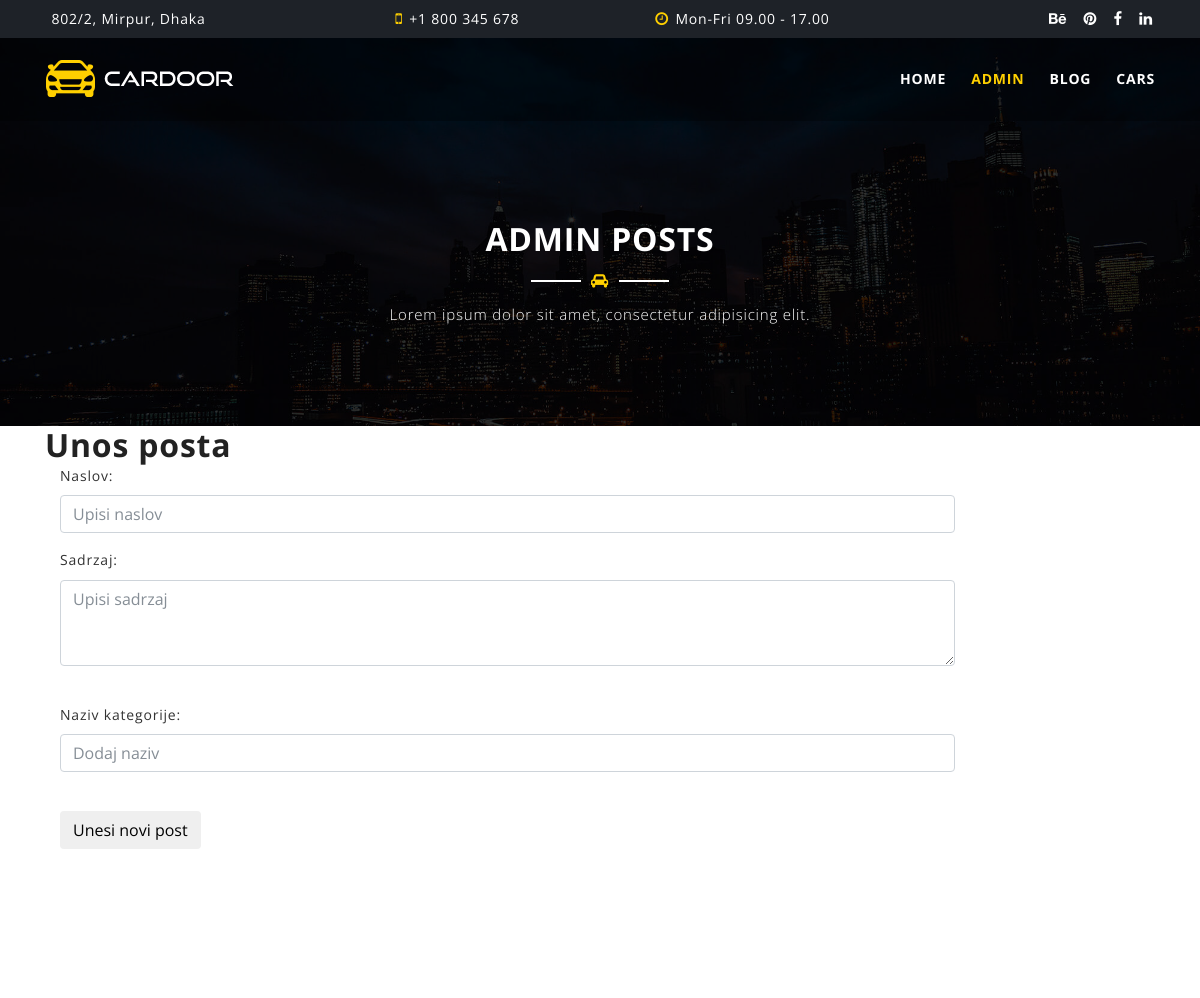
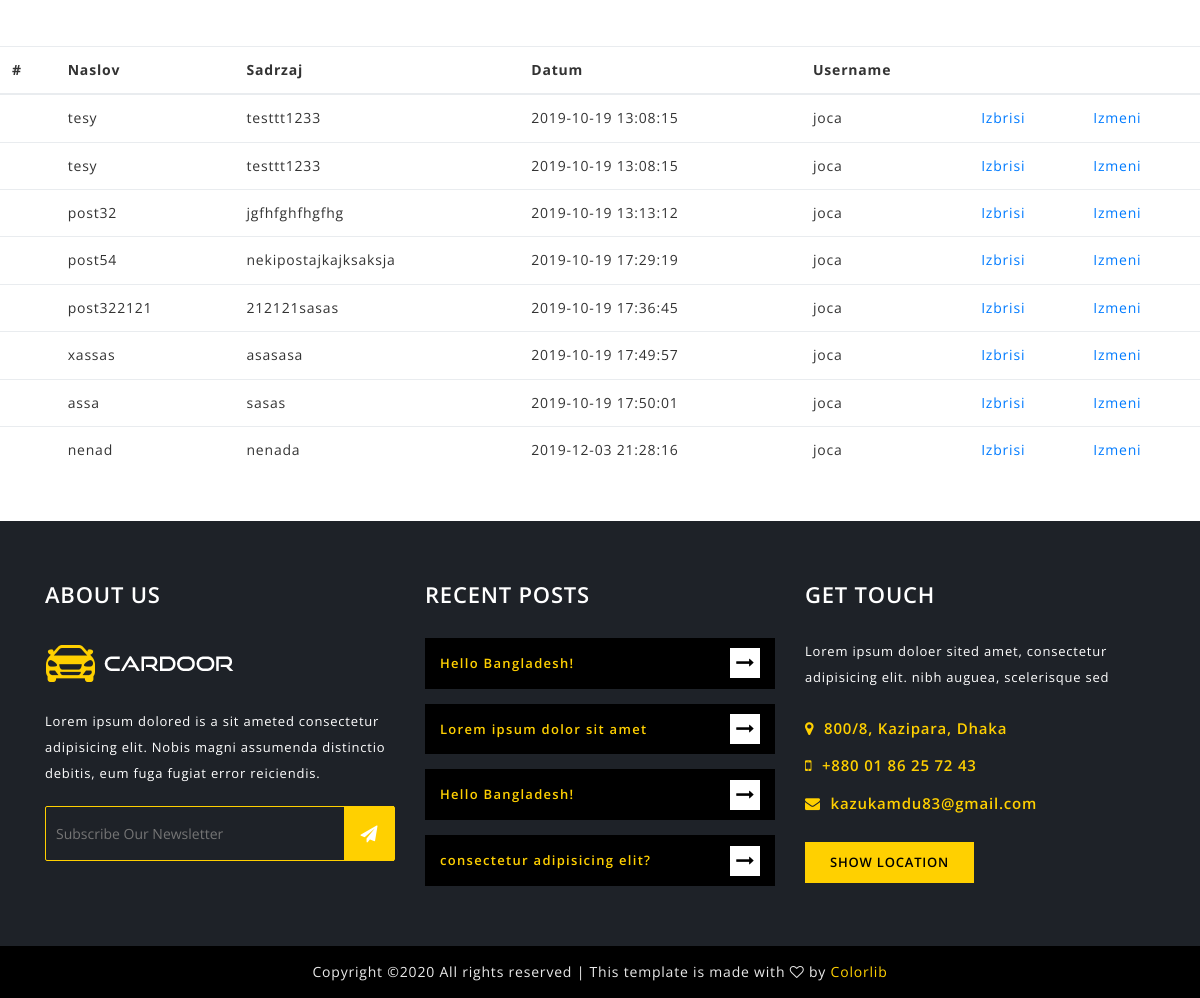
/admin.php?page=blog, run on the app's committed database (2 pictures, top to bottom).
### tables this page shows
CREATE TABLE `post` (
  `id` int(11) NOT NULL,
  `naslov` varchar(150) NOT NULL,
  `sadrzaj` varchar(10000) NOT NULL,
  `datum` datetime DEFAULT CURRENT_TIMESTAMP,
  `idKorisnik` int(11) NOT NULL
);

CREATE TABLE `korisnik` (
  `id` int(11) NOT NULL,
  `ime` varchar(30) NOT NULL,
  `prezime` varchar(50) NOT NULL,
  `password` varchar(20) NOT NULL,
  `email` varchar(90) NOT NULL,
  `username` varchar(50) NOT NULL,
  `idUloga` int(11) NOT NULL
);

### models/post/post.php (called while the page is built, shortened)
<?php
    function ispisivanjePostova() {
        global $konekcija;
        $query = "SELECT p.id AS idPost, p.naslov, p.sadrzaj, p.datum, k.username FROM post p INNER JOIN korisnik k
        ON p.idKorisnik = k.id";
        $prUpit = $konekcija->query($query);
        $post = $prUpit->fetchAll();
        return $post;
    }
 ?>

### views/admin/post.php (the view, shortened to what this page needs)
<section id="page-title-area" class="section-padding overlay">
    <div class="container">
        <div class="row">
            <div class="col-lg-12">
                <div class="section-title  text-center">
                    <h2>ADMIN POSTS</h2>
                    <span class="title-line"><i class="fa fa-car"></i></span>
                    <p>Lorem ipsum dolor sit amet, consectetur adipisicing elit.</p>
                </div>
            </div>
        </div>
    </div>
</section>
<div class="container">
  <h2>Unos posta</h2>
  <form class="form-horizontal" id="contactForm" action="admin/insert_post.php" method="POST">
    <div class="form-group">
      <label class="control-label col-sm-2">Naslov:</label>
      <div class="col-sm-10">
        <input type="text" class="form-control" placeholder="Upisi naslov" name="naslov" id="tbNaslov">
      </div>
    </div>
    <div class="form-group">
    <label class="control-label col-sm-2" for="exampleFormControlTextarea1">Sadrzaj:</label>
    <div class="col-sm-10">
      <textarea class="form-control" name="sadrzaj" rows="3" placeholder="Upisi sadrzaj" id="tbSadrzaj"></textarea>
    </div>
  </div><br>
  <div class="form-group">
  <label class="control-label col-sm-2">Naziv kategorije:</label>
  <div class="col-sm-10">
    <input type="text" class="form-control" name="naziv" placeholder="Dodaj naziv" id="tbNaziv">
  </div>
</div><br>
    <div class="form-group">
      <div class="col-sm-offset-2 col-sm-10">
        <button type="submit" class="btn btn-default" name="submit" id="btnSubmit">Unesi novi post</button>
      </div>
    </div>
  </form>
</div>
<div class="">
  <table class="table">
    <thead>
      <tr>
        <th scope="col">#</th>
        <th scope="col">Naslov</th>
        <th scope="col">Sadrzaj</th>
        <th scope="col">Datum</th>
        <th scope="col">Username</th>
        <th></th>
        <th></th>
      </tr>
    </thead>
    <tbody>
    	<?php
        require_once './models/post/post.php';
        $postovi = ispisivanjePostova();
        foreach($postovi as $p): ?>
      <tr>
        <th scope="row"></th>
        <td><?= $p->naslov ?></td>
        <td><?= $p->sadrzaj ?></td>
        <td><?= $p->datum ?></td>
        <td><?= $p->username ?></td>
        <td><a class="delete" href="#" data-mojIdPost="<?= $p->idPost ?>">Izbrisi</a></td><br>
        <td><a class="edit"  href="#" data-id="<?= $p->idPost ?>">Izmeni</a</td>
      </tr>
      <?php endforeach; ?>
    </tbody>
  </table>
</div>

### views/head.php (shortened to what this page needs)
<!DOCTYPE html>
<html class="no-js" lang="zxx">
<head>
    <link href="assets/css/bootstrap.min.css" rel="stylesheet">
    <link href="assets/css/plugins/slicknav.min.css" rel="stylesheet">
    <link href="assets/css/plugins/magnific-popup.css" rel="stylesheet">
    <link href="assets/css/plugins/owl.carousel.min.css" rel="stylesheet">
    <link href="assets/css/plugins/gijgo.css" rel="stylesheet">
    <link href="assets/css/font-awesome.css" rel="stylesheet">
    <link href="assets/css/reset.css" rel="stylesheet">
    <link href="style.css" rel="stylesheet">
    <link href="assets/css/responsive.css" rel="stylesheet">
</head>

### views/admin/admin_header.php
<body class="loader-active">
    <header id="header-area" class="fixed-top">
        <div id="header-top" class="d-none d-xl-block">
            <div class="container">
                <div class="row">
                    <div class="col-lg-3 text-left">
                        <i class="fa fer"></i> 802/2, Mirpur, Dhaka
                    </div>
                    <div class="col-lg-3 text-center">
                        <i class="fa fa-mobile"></i> +1 800 345 678
                    </div>
                    <div class="col-lg-3 text-center">
                        <i class="fa fa-clock-o"></i> Mon-Fri 09.00 - 17.00
                    </div>
                    <div class="col-lg-3 text-right">
                        <div class="header-social-icons">
                            <a href="#"><i class="fa fa-behance"></i></a>
                            <a href="#"><i class="fa fa-pinterest"></i></a>
                            <a href="#"><i class="fa fa-facebook"></i></a>
                            <a href="#"><i class="fa fa-linkedin"></i></a>
                        </div>
                    </div>
                </div>
            </div>
        </div>
        <div id="header-bottom">
            <div class="container">
                <div class="row">
                    <div class="col-lg-4">
                        <a href="index.html" class="logo">
                            <img src="assets/img/logo.png" alt="JSOFT">
                        </a>
                    </div>
                    <div class="col-lg-8 d-none d-xl-block">
                        <nav class="mainmenu alignright">
                            <ul>
                              <li><a href="index.php?page=home">Home</a></li>
                                <li class="active"><a href="admin.php?page=admin">Admin</a></li>
                                <li><a href="admin.php?page=blog">Blog</a></li>
                                <li><a href="admin.php?page=cars">Cars</a></li>
                            </ul>
                        </nav>
                    </div>
                </div>
            </div>
        </div>
    </header>

### admin.php (shortened to what this page needs)
<?php session_start();
  require_once 'config/konekcija.php';
  require_once "views/head.php";
  require_once "views/admin/admin_header.php";
if (isset($_GET['page'])) {
  switch ($_GET['page']) {
    case "blog":
      require_once 'models/post/post.php';
      require_once 'views/admin/post.php';
      break;
  }
} else { if(!isset($_GET['page']))
      require_once 'views/404.php';
}
require_once 'views/footer.php';

### views/footer.php (shortened to what this page needs)
<section id="footer-area">
    <div class="footer-widget-area">
        <div class="container">
            <div class="row">
                <div class="col-lg-4 col-md-6">
                    <div class="single-footer-widget">
                        <h2>About Us</h2>
                        <div class="widget-body">
                            <img src="assets/img/logo.png" alt="JSOFT">
                            <p>Lorem ipsum dolored is a sit ameted consectetur adipisicing elit. Nobis magni assumenda distinctio debitis, eum fuga fugiat error reiciendis.</p>
                            <div class="newsletter-area">
                                <form action="index.html">
                                    <input type="email" placeholder="Subscribe Our Newsletter">
                                    <button type="submit" class="newsletter-btn"><i class="fa fa-send"></i></button>
                                </form>
                            </div>
                        </div>
                    </div>
                </div>
                <div class="col-lg-4 col-md-6">
                    <div class="single-footer-widget">
                        <h2>Recent Posts</h2>
                        <div class="widget-body">
                            <ul class="recent-post">
                                <li>
                                    <a href="#">
                                       Hello Bangladesh!
                                       <i class="fa fa-long-arrow-right"></i>
                                   </a>
                                </li>
                                <li>
                                    <a href="#">
                                      Lorem ipsum dolor sit amet
                                       <i class="fa fa-long-arrow-right"></i>
                                   </a>
                                </li>
                                <li>
                                    <a href="#">
                                       Hello Bangladesh!
                                       <i class="fa fa-long-arrow-right"></i>
                                   </a>
                                </li>
                                <li>
                                    <a href="#">
                                        consectetur adipisicing elit?
                                       <i class="fa fa-long-arrow-right"></i>
                                   </a>
                                </li>
                            </ul>
                        </div>
                    </div>
                </div>
                <div class="col-lg-4 col-md-6">
                    <div class="single-footer-widget">
                        <h2>get touch</h2>
                        <div class="widget-body">
                            <p>Lorem ipsum doloer sited amet, consectetur adipisicing elit. nibh auguea, scelerisque sed</p>
                            <ul class="get-touch">
                                <li><i class="fa fa-map-marker"></i> 800/8, Kazipara, Dhaka</li>
                                <li><i class="fa fa-mobile"></i> +880 01 86 25 72 43</li>
                                <li><i class="fa fa-envelope"></i> kazukamdu83@gmail.com</li>
                            </ul>
                            <a href="https://goo.gl/maps/b5mt45MCaPB2" class="map-show" target="_blank">Show Location</a>
                        </div>
                    </div>
                </div>
            </div>
        </div>
    </div>
    <div class="footer-bottom-area">
        <div class="container">
            <div class="row">
                <div class="col-lg-12 text-center">
                    <p>
Copyright &copy;<script>document.write(new Date().getFullYear());</script> All rights reserved | This template is made with <i class="fa fa-heart-o" aria-hidden="true"></i> by <a href="https://colorlib.com" target="_blank">Colorlib</a>
</p>
                </div>
            </div>
        </div>
    </div>
</section>
</body>
</html>

### assets/css/responsive.css (style rules this page uses)
@media only screen and (min-width: 992px) { .single-pricing-table, .single-footer-widget { margin-bottom: 0; } }

### data on the page
post: naslov "tesy", sadrzaj "testtt1233", datum "2019-10-19 13:08:15", idKorisnik.username "joca"
post: naslov "tesy", sadrzaj "testtt1233", datum "2019-10-19 13:08:15", idKorisnik.username "joca"
post: naslov "post32", sadrzaj "jgfhfghfhgfhg", datum "2019-10-19 13:13:12", idKorisnik.username "joca"
post: naslov "post54", sadrzaj "nekipostajkajksaksja", datum "2019-10-19 17:29:19", idKorisnik.username "joca"
post: naslov "post322121", sadrzaj "212121sasas", datum "2019-10-19 17:36:45", idKorisnik.username "joca"
post: naslov "xassas", sadrzaj "asasasa", datum "2019-10-19 17:49:57", idKorisnik.username "joca"
post: naslov "assa", sadrzaj "sasas", datum "2019-10-19 17:50:01", idKorisnik.username "joca"
post: naslov "nenad", sadrzaj "nenada", datum "2019-12-03 21:28:16", idKorisnik.username "joca"
